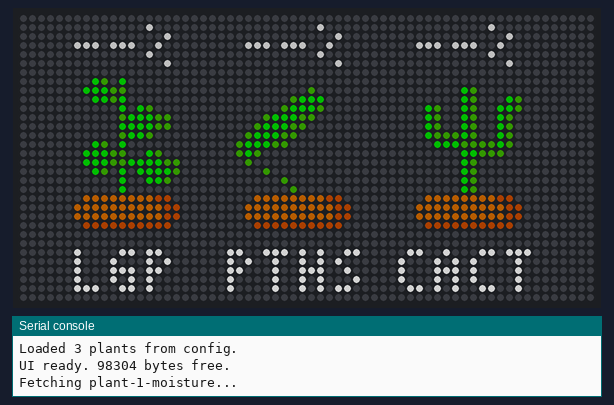
A program run on a simulated Adafruit Matrix Portal running CircuitPython. Shown: 64×32 RGB LED matrix, the last lines printed to the serial console. Dim RGB values are drawn brighter than linear; no MQTT or app messages arrive unless stated; values from a settings file that is not in the repository are placeholders.

Above: at 1.77 s.
At 2.6 s:
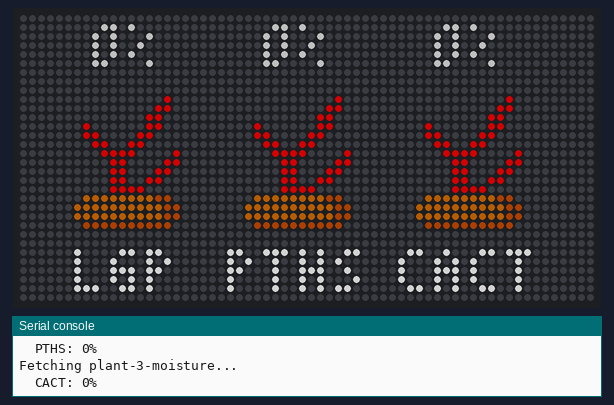

The program:

code.py
```python
import time
import gc
import board
import os
import json
import displayio
import terminalio
import microcontroller
from adafruit_matrixportal.matrix import Matrix
from adafruit_display_text import label
from adafruit_bitmap_font import bitmap_font
from adafruit_matrixportal.network import Network
from adafruit_io.adafruit_io import IO_HTTP
from sprites import SPRITE_DATA

# ---- CONFIG ----
DISPLAY_MODE = "NORMAL"  # "NORMAL" or "SPRITE_DEMO"

# ---- INIT ----
matrix = Matrix(bit_depth=3)
display = matrix.display
display.brightness = 0.5

font = terminalio.FONT
try:
    font = bitmap_font.load_font("/fonts/tom-thumb.bdf")
except:
    pass

palette = displayio.Palette(8)
for i, c in enumerate([0x000000, 0x00A000, 0xFFFF00, 0xFF0000, 0x884400, 0x103000, 0x5D2200, 0x306000]):
    palette[i] = c


sheet = displayio.Bitmap(16 * len(SPRITE_DATA), 20, 8)
for s, d in enumerate(SPRITE_DATA):
    for i in range(320):
        sheet[s * 16 + (i % 16), i // 16] = int(d[i])

NUM_HEALTHY = len(SPRITE_DATA) - 2

def sprite_index(moisture, variant):
    if moisture is None: return (variant - 1) % NUM_HEALTHY
    if moisture < 20: return len(SPRITE_DATA) - 1
    if moisture < 50: return len(SPRITE_DATA) - 2
    return (variant - 1) % NUM_HEALTHY


def make_plant(name, x, variant):
    g = displayio.Group()
    g.x = x
    tg = displayio.TileGrid(sheet, pixel_shader=palette, width=1, height=1, tile_width=16, tile_height=20)
    tg.x = 1
    tg.y = 6
    tg[0] = (variant - 1) % NUM_HEALTHY
    g.append(tg)

    pct = label.Label(font, text="--%", color=0xAAAAAA)
    pct.anchor_point = (0.5, 0.0)
    pct.anchored_position = (9, 1)
    g.append(pct)
    name_lbl = label.Label(font, text=name[:4].upper(), color=0xFFFFFF)
    name_lbl.anchor_point = (0.5, 1.0)
    name_lbl.anchored_position = (9, 31)
    g.append(name_lbl)
    return g, tg, pct

# ---- STATUS MSG ----
status_group = displayio.Group()
status_lbl = label.Label(font, text="CONNECTING...", color=0x00FF00)
status_lbl.anchor_point = (0.5, 0.5)
status_lbl.anchored_position = (32, 16)
status_group.append(status_lbl)
display.root_group = status_group

# ---- NETWORK ----
plants = []
aio_client = None
try:
    net = Network(debug=False)
    net.connect()
    aio_username = os.getenv("AIO_USERNAME")
    aio_key = os.getenv("AIO_KEY")
    aio_client = IO_HTTP(aio_username, aio_key, net.requests)
    # receive_data returns dict, just confirm connection works
    status_lbl.text = "CONNECTED"
except Exception as e:
    print(f"Network error: {e}")

# ---- CONFIG ----
plants = []
try:
    with open("/plants.json", "r") as f:
        plants = json.load(f)
    for p in plants:
        p["moisture"] = None
    print(f"Loaded {len(plants)} plants from config.")
except Exception as e:
    print(f"Config error: {e}")
    # Fallback
    plants = [{"key": "plant-1-moisture", "name": "LGP", "variant": 7, "moisture": None}]

# ---- BUILD UI ----
main = displayio.Group()
count = len(plants[:3])
margin = (64 - count * 19) // 2
plant_widgets = []

for idx, p in enumerate(plants[:3]):
    x = margin + idx * 19
    g, tg, pct = make_plant(p["name"], x, p["variant"])
    main.append(g)
    plant_widgets.append({"tg": tg, "pct": pct, "data": p})

display.root_group = main
gc.collect()
print(f"UI ready. {gc.mem_free()} bytes free.")

# ---- MAIN LOOP ----
last_update = 0.0
UPDATE_INTERVAL = 600.0  # 10 min
fetch_errors = 0

while True:
    if DISPLAY_MODE == "SPRITE_DEMO":
        for demo_idx in range(NUM_HEALTHY):
            for i, w in enumerate(plant_widgets):
                v_idx = (demo_idx + i) % NUM_HEALTHY
                w["tg"][0] = v_idx
                w["pct"].text = f"V{v_idx + 1}"
            time.sleep(2)
        continue

    now = time.monotonic()
    if now - last_update > UPDATE_INTERVAL or last_update == 0:
        success_count = 0
        for w in plant_widgets:
            p = w["data"]
            try:
                print(f"Fetching {p['key']}...")
                resp = aio_client.receive_data(p["key"])
                val = int(float(resp["value"]))
                p["moisture"] = val
                w["pct"].text = f"{val}%"
                w["tg"][0] = sprite_index(val, p["variant"])
                print(f"  {p['name']}: {val}%")
                success_count += 1
            except Exception as e:
                print(f"Fetch error {p['name']}: {e}")

        if success_count == 0 and len(plant_widgets) > 0:
            fetch_errors += 1
            print(f"All fetches failed. Consecutive errors: {fetch_errors}")
            if fetch_errors >= 3:
                print("Too many consecutive errors, resetting device...")
                time.sleep(1)
                microcontroller.reset()
        else:
            fetch_errors = 0

        last_update = time.monotonic()
        gc.collect()

    time.sleep(5)
```

sprites.py
```python
# sprites.py — Plant sprite pixel data for the 64x32 LED Hub
#
# Verbatim from origin/main, reformatted as 20 explicit rows of 16 chars.
#
# Palette (8 colors, indices 0-7):
#   - Note: indices 0-7 require value_count=8 (3 bits) in displayio.Bitmap.
#
#   0 = BLACK   (0x000000) — background
#   1 = EMERALD GREEN (0x00A000) — healthy leaves
#   2 = YELLOW  (0xFFFF00) — thirsty leaves
#   3 = RED     (0xFF0000) — critical leaves
#   4 = BROWN   (0x884400) — terracotta pot
#   5 = FOREST GREEN    (0x103000) — shading
#   6 = POT SHADOW   (0x5D2200) — pot shading
#   7 = MOSS HIGHLIGHT (0x306000) — interior highlights

#
# Rendering Note:
#   The Matrix portal must be initialized with bit_depth=2 (PWM depth)
#   for 0x884400 to render as brown. bit_depth=1 renders it as pure red.
#
# Rows 14-17: terracotta pot (shared).

SPRITE_DATA = [
    # VARIANT 1: Standard Broadleaf (Fig)

    (
        "0000000000000000"
        "0000000000000000"
        "0000000001000000"
        "0000000115000000"
        "0000001115500000"
        "0000111771550000"
        "0001115771155000"
        "0011175775715500"
        "0111575775711550"
        "0111555775111550"
        "0115755775575550"
        "0015555555555500"
        "0001575775715000"
        "0000555555550000"
        "0004444444466000"
        "0044444444446600"
        "0044444444446600"
        "0006666666666000"
        "0000000000000000"
        "0000000000000000"
    ),
    # VARIANT 2: Cactus
    (
        "0000000000000000"
        "0000000000000000"
        "0000000150000000"
        "0000000150001500"
        "0001500150011500"
        "0001500150015000"
        "0001500150015000"
        "0001555150015000"
        "0000111555515000"
        "0000000115550000"
        "0000000150000000"
        "0000000150000000"
        "0000000150000000"
        "0000000150000000"
        "0004444444466000"
        "0044444444446600"
        "0044444444446600"
        "0006666666666000"
        "0000000000000000"
        "0000000000000000"
    ),

    # VARIANT 3: Fern (Single Frond V2: Arching right, distinct leaflets)
    (
        "0000000000000000"
        "0000000000000015"
        "0000000000010111"
        "0000000001511115"
        "0000000015155000"
        "0000000151111000"
        "0000000115500000"
        "0000001511110000"
        "0000015111150000"
        "0000011111000000"
        "0000015500000000"
        "0000011000000000"
        "0000015000000000"
        "0000005000000000"
        "0004444444466000"
        "0044444444446600"
        "0044444444446600"
        "0006666666666000"
        "0000000000000000"
        "0000000000000000"
    ),

    # VARIANT 4: Bonsai Tree
    (
        "0000000000000000"
        "0000000000000000"
        "0000111100000000"
        "0001111110000000"
        "0000006600000000"
        "0000066001111100"
        "0000660011111110"
        "0006600005555500"
        "1111110066000000"
        "1111111066000000"
        "0555556066000000"
        "0000000660000000"
        "0000066600000000"
        "0000666660000000"
        "0004444444466000"
        "0044444444446600"
        "0044444444446600"
        "0006666666666000"
        "0000000000000000"
        "0000000000000000"
    ),
    # VARIANT 5: Bamboo Stalks (Corrected bounds)
    (
        "0000000000000000"
        "0000000000000000"
        "0000015000150000"
        "0000015000150000"
        "0000115501155000"
        "0000015000150000"
        "0000015000150000"
        "0000015000150000"
        "0000115501155000"
        "0000015000150000"
        "0000015000150000"
        "0000015000150000"
        "0000115501155000"
        "0000015000150000"
        "0004444444466000"
        "0044444444446600"
        "0044444444446600"
        "0006666666666000"
        "0000000000000000"
        "0000000000000000"
    ),

    # VARIANT 6: Rosette Succulent (w/ Hidden Face)
    (
        "0000000000000000"
        "0000000000000000"
        "0000000000000000"
        "0000000000000000"
        "0000000110000000"
        "0000001551000000"
        "0000015555100000"
        "0000155555510000"
        "0001117117111000"
        "0011117117111100"
        "0011115555111100"
        "0001111111111000"
        "0000117777110000"
        "0000011111100000"
        "0004444444466000"
        "0044444444446600"
        "0044444444446600"
        "0006666666666000"
        "0000000000000000"
        "0000000000000000"
    ),
    # VARIANT 7: Trailing Vine
    (
        "0000000000000000"
        "0000000000000000"
        "0000000005000000"
        "0000000511100000"
        "0000005111500000"
        "0000511155000000"
        "0005111550000000"
        "0051115500000000"
        "0511155000000000"
        "0515000000000000"
        "0050000000000000"
        "0000500000000000"
        "0000005000000000"
        "0000000500000000"
        "0004444444466000"
        "0044444444446600"
        "0044444444446600"
        "0006666666666000"
        "0000000000000000"
        "0000000000000000"
    ),

    # VARIANT 8: Dracaena Palm
    (
        "0000000000000000"
        "0000000000000000"
        "0010000000000000"
        "0015000000001000"
        "0001500000015000"
        "0000150000150000"
        "0000015001500000"
        "0000001551000000"
        "0000000150000000"
        "0000000150000000"
        "0000000150000000"
        "0000000150000000"
        "0000000150000000"
        "0000000150000000"
        "0004444444466000"
        "0044444444446600"
        "0044444444446600"
        "0006666666666000"
        "0000000000000000"
        "0000000000000000"
    ),

    # VARIANT 9: Snake Plant (Banded Pattern)
    (
        "0000000000000000"
        "0000000010000000"
        "0000000150000000"
        "0000010510010000"
        "0000150150150000"
        "0005100510510100"
        "0001500150150150"
        "0011500510110150"
        "0055000550550550" # Dark Band
        "0011000110110110" # Light Band
        "0055500550550550" # Dark Band
        "0001110110111100" # Light Band
        "0000550555555000" # Dark Band
        "0000011111110000" # Light Band
        "0004444444466000"
        "0044444444446600"
        "0044444444446600"
        "0006666666666000"
        "0000000000000000"
        "0000000000000000"
    ),

    # VARIANT 10: Monstera (Deep Fenestrations)
    (
        "0000000000000000"
        "0000000000000000"
        "0000000110000000"
        "0000011111100000"
        "0000157117150000"
        "0001551111551000"
        "0015775555775100"
        "0155555775555510"
        "0055715555175500"
        "0001555555551000"
        "0000117117110000"
        "0000001111000000"
        "0000000150000000"
        "0000000150000000"
        "0004444444466000"
        "0044444444446600"
        "0044444444446600"
        "0006666666666000"
        "0000000000000000"
        "0000000000000000"
    ),
    # VARIANT 11: Pothos (Revised: Original leaves kept, 4th leaf on top left)
    (
        "0000000000000000"
        "0000150100000000" # New Leaf TL
        "0001115500000000"
        "0000115100000000"
        "0000000101500000" # Stalk extends to TR leaf
        "0000000511155000"
        "0000000111155000"
        "0000000511500000"
        "0000150100000000"
        "0001115500150000"
        "0001115511115500"
        "0000150101111500"
        "0000000100115000"
        "0000000100000000"
        "0004444444466000"
        "0044444444446600"
        "0044444444446600"
        "0006666666666000"
        "0000000000000000"
        "0000000000000000"
    ),

    # VARIANT 12: Bush (Frond-based overhaul)
    (
        "0000000100000000"
        "0000001510000000"
        "0001000100010000"
        "0000101510100000"
        "0101511511510100"
        "0010001510001000"
        "0001015151010000"
        "0151001510015100"
        "0001051515010000"
        "0000115551100000"
        "0000015551000000"
        "0000001510000000"
        "0000000500000000"
        "0000000500000000"
        "0004444444466000"
        "0044444444446600"
        "0044444444446600"
        "0006666666666000"
        "0000000000000000"
        "0000000000000000"
    ),

    # THIRSTY (drooping, yellow)
    (
        "0000000000000000"
        "0000000000000000"
        "0000000000000000"
        "0000000222200000"
        "0000002200220000"
        "0000022000022000"
        "0000220000022200"
        "0000220000222220"
        "0000220000222220"
        "0000022000022200"
        "0000002200002000"
        "0000000220000000"
        "0000000220000000"
        "0000000220000000"
        "0004444444466000"
        "0044444444446600"
        "0044444444446600"
        "0006666666666000"
        "0000000000000000"
        "0000000000000000"
    ),
    # CRITICAL (wilted, red)
    (
        "0000000000000000"
        "0000000000000000"
        "0000000000000000"
        "0000000000003000"
        "0000000000033000"
        "0000000000330000"
        "0003000000330000"
        "0003300003300000"
        "0000330033000000"
        "0000033330000300"
        "0000003300003300"
        "0000003300033000"
        "0000003300330000"
        "0000003333000000"
        "0004444444466000"
        "0044444444446600"
        "0044444444446600"
        "0006666666666000"
        "0000000000000000"
        "0000000000000000"
    ),
]
```
